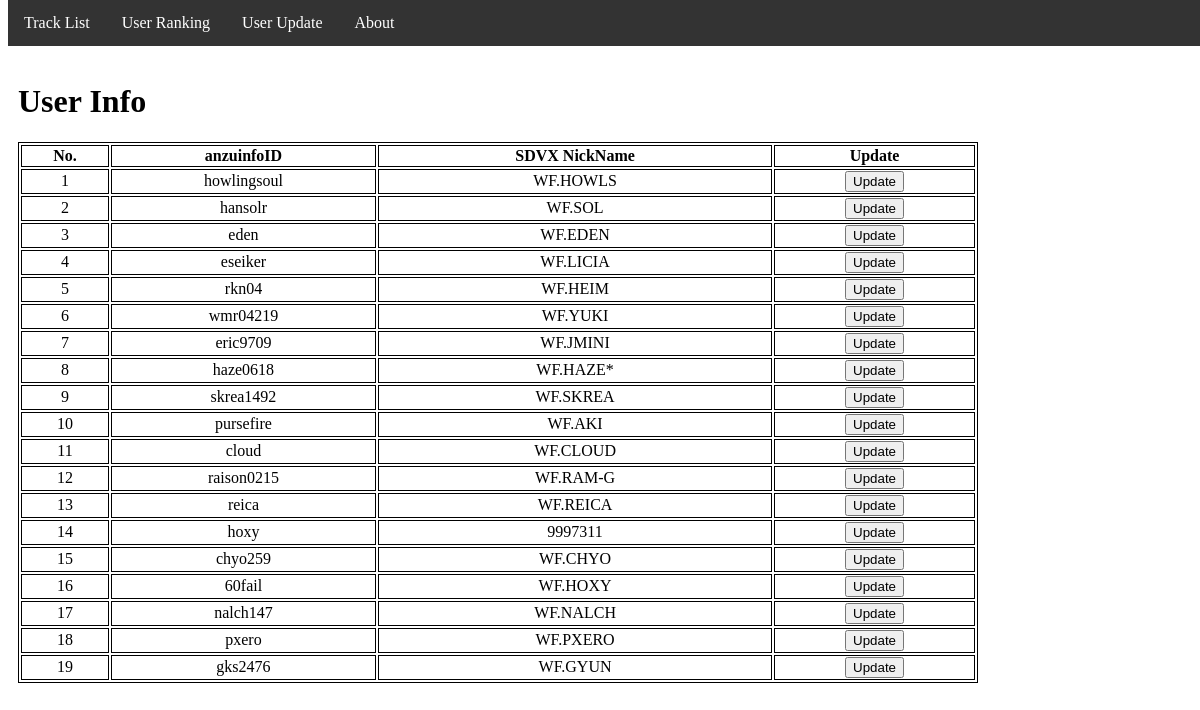
The page /UserInfoUpdate on the database its author committed.
### tables this page shows
CREATE TABLE "UserInfo"(
  UserNumber INT,
  UserID TEXT,
  UserName TEXT,
  PUCcount INT,
  PUCEXHupperCount INT,
  FirstRankCount INT
);

### run.py (the view)
@app.route('/UserInfoUpdate')
def UserInfoUpdate():
    conn = sqlite3.connect("SDVXRanking.db")
    cur = conn.cursor()
    sql = "select * from UserInfo;"
    cur.execute(sql)
    UserList = cur.fetchall()
    conn.close()
    return render_template('UserInfoUpdate.html', UserList=UserList)

### templates/UserInfoUpdate.html (shortened to what this page needs)
{% extends 'layout.html' %}
{% block content %}
<div>
      <h1 style="margin-left:10px;">User Info</h1>
      <div class="RankingTable">
        <table>
          <th>No.</th>
          <th>anzuinfoID</th>
          <th>SDVX NickName</th>
          <th>Update</th>
          {% for user in UserList %}
          <tr>
              {% for elem in user[0:3] %}
                <td>{{elem}}</td>
              {% endfor %}
              <td>
                <input type="button" value="Update" onclick="UpdateCheck('{{user[1]}}')">
              </td>
          </tr>
          {% endfor %}
        </table>
      </div>
</div>
<br/>
{% endblock %}

### templates/layout.html (shortened to what this page needs)
<!DOCTYPE HTML>
<html>
  <head>
    <link rel="stylesheet" href="{{ url_for('static', filename='css/mainpage.css') }}">
  </head>
  <body>
      <div class="topmenu">
        <ul>
          <li><a href={{url_for('MainIndex')}}>Track List</a></li>
          <li><a href="{{url_for('UserRanking')}}">User Ranking</a></li>
          <li><a href="{{url_for('UserInfoUpdate')}}">User Update</a></li>
          <li><a href="{{url_for('About')}}">About</a></li>
        </ul>
      </div>
    <br /><br /><br />
      {% block content %}{% endblock %}
  </body>
</html>

### static/css/mainpage.css (style rules this page uses)
.TrackList th, td { border: 1px solid black; }
.RankingTable table { width: 960px; border: 1px solid black; text-align: center; margin: 5px 10px 10px 10px; }
.RankingTable th, td { border: 1px solid black; }
.UserRankingTable th, td { border: 1px solid black; }
.topmenu ul { list-style-type: none; margin: 0; padding: 0; overflow: hidden; background-color: #333; position: fixed; top: 0; bottom: 10; width: 100%; }
.topmenu li { float: left; }
.topmenu li a { display: block; color: white; text-align: center; padding: 14px 16px; text-decoration: none; }

### rows shown on the page
UserInfo: 3 "1", UserID "howlingsoul", UserName "WF.HOWLS"
UserInfo: 3 "2", UserID "hansolr", UserName "WF.SOL"
UserInfo: 3 "3", UserID "eden", UserName "WF.EDEN"
UserInfo: 3 "4", UserID "eseiker", UserName "WF.LICIA"
UserInfo: 3 "5", UserID "rkn04", UserName "WF.HEIM"
UserInfo: 3 "6", UserID "wmr04219", UserName "WF.YUKI"
UserInfo: 3 "7", UserID "eric9709", UserName "WF.JMINI"
UserInfo: 3 "8", UserID "haze0618", UserName "WF.HAZE*"
UserInfo: 3 "9", UserID "skrea1492", UserName "WF.SKREA"
UserInfo: 3 "10", UserID "pursefire", UserName "WF.AKI"
UserInfo: 3 "11", UserID "cloud", UserName "WF.CLOUD"
UserInfo: 3 "12", UserID "raison0215", UserName "WF.RAM-G"
UserInfo: 3 "13", UserID "reica", UserName "WF.REICA"
UserInfo: 3 "14", UserID "hoxy", UserName "9997311"
UserInfo: 3 "15", UserID "chyo259", UserName "WF.CHYO"
UserInfo: 3 "16", UserID "60fail", UserName "WF.HOXY"
UserInfo: 3 "17", UserID "nalch147", UserName "WF.NALCH"
UserInfo: 3 "18", UserID "pxero", UserName "WF.PXERO"
UserInfo: 3 "19", UserID "gks2476", UserName "WF.GYUN"
